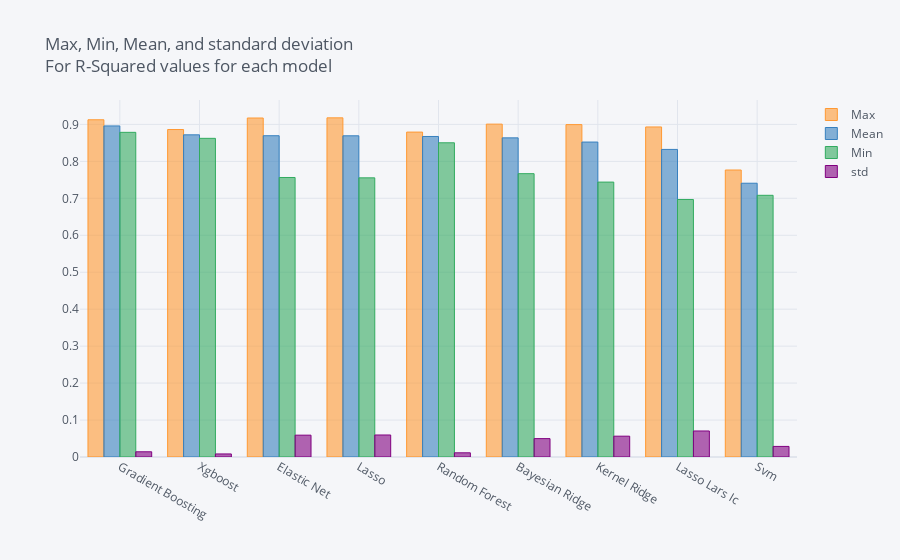
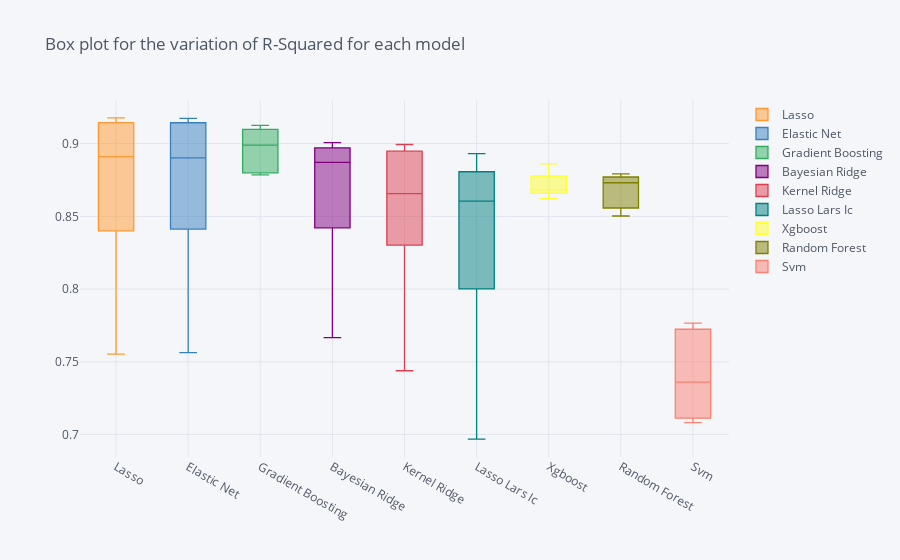
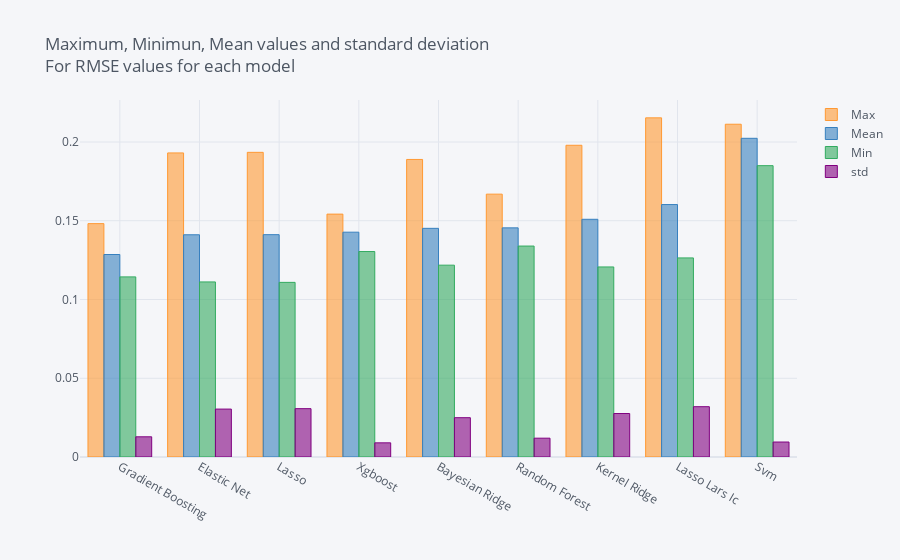
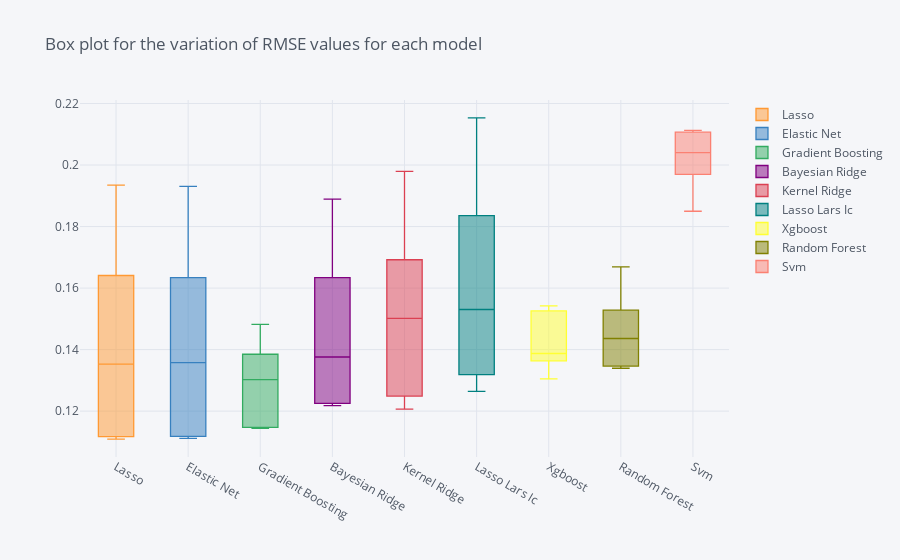

Write notebook code for charts like these, in order.
### Markdown cell above
<a id="4.6"></a>
<h1>Visualize the results of Cross-Validation</h1>

### Code cell
ML.visualize_cv()

### Figure 1 — Plotly figure (JSON) as saved in the notebook; plotly's stock layout.template omitted (floating-point values rounded to 4 significant figures)
{"data": [{"marker": {"color": "rgba(255, 153, 51, 0.6)", "line": {"color": "rgba(255, 153, 51, 1.0)", "width": 1}}, "name": "Max", "orientation": "v", "text": "", "type": "bar", "x": ["Gradient Boosting", "Xgboost", "Elastic Net", "Lasso", "Random Forest", "Bayesian Ridge", "Kernel Ridge", "Lasso Lars Ic", "Svm"], "y": [0.9125, 0.8861, 0.9173, 0.9177, 0.8792, 0.9007, 0.8994, 0.8931, 0.7766]}, {"marker": {"color": "rgba(55, 128, 191, 0.6)", "line": {"color": "rgba(55, 128, 191, 1.0)", "width": 1}}, "name": "Mean", "orientation": "v", "text": "", "type": "bar", "x": ["Gradient Boosting", "Xgboost", "Elastic Net", "Lasso", "Random Forest", "Bayesian Ridge", "Kernel Ridge", "Lasso Lars Ic", "Svm"], "y": [0.8958, 0.8717, 0.8693, 0.8691, 0.8673, 0.8635, 0.8522, 0.8323, 0.7408]}, {"marker": {"color": "rgba(50, 171, 96, 0.6)", "line": {"color": "rgba(50, 171, 96, 1.0)", "width": 1}}, "name": "Min", "orientation": "v", "text": "", "type": "bar", "x": ["Gradient Boosting", "Xgboost", "Elastic Net", "Lasso", "Random Forest", "Bayesian Ridge", "Kernel Ridge", "Lasso Lars Ic", "Svm"], "y": [0.8785, 0.8623, 0.7563, 0.7554, 0.8502, 0.7667, 0.7439, 0.6969, 0.7081]}, {"marker": {"color": "rgba(128, 0, 128, 0.6)", "line": {"color": "rgba(128, 0, 128, 1.0)", "width": 1}}, "name": "std", "orientation": "v", "text": "", "type": "bar", "x": ["Gradient Boosting", "Xgboost", "Elastic Net", "Lasso", "Random Forest", "Bayesian Ridge", "Kernel Ridge", "Lasso Lars Ic", "Svm"], "y": [0.01411, 0.008252, 0.05907, 0.05957, 0.01134, 0.04977, 0.05634, 0.07041, 0.02862]}], "layout": {"legend": {"bgcolor": "#F5F6F9", "font": {"color": "#4D5663"}}, "paper_bgcolor": "#F5F6F9", "plot_bgcolor": "#F5F6F9", "title": {"font": {"color": "#4D5663"}, "text": "Max, Min, Mean, and standard deviation <br>For R-Squared values for each model"}, "xaxis": {"gridcolor": "#E1E5ED", "showgrid": true, "tickfont": {"color": "#4D5663"}, "title": {"font": {"color": "#4D5663"}, "text": ""}, "zerolinecolor": "#E1E5ED"}, "yaxis": {"gridcolor": "#E1E5ED", "showgrid": true, "tickfont": {"color": "#4D5663"}, "title": {"font": {"color": "#4D5663"}, "text": ""}, "zerolinecolor": "#E1E5ED"}}}

### Figure 2 — Plotly figure (JSON) as saved in the notebook; plotly's stock layout.template omitted (floating-point values rounded to 4 significant figures)
{"data": [{"boxpoints": false, "line": {"width": 1.3}, "marker": {"color": "rgba(255, 153, 51, 1.0)"}, "name": "Lasso", "orientation": "v", "type": "box", "y": [0.9177, 0.8683, 0.891, 0.9134, 0.7554]}, {"boxpoints": false, "line": {"width": 1.3}, "marker": {"color": "rgba(55, 128, 191, 1.0)"}, "name": "Elastic Net", "orientation": "v", "type": "box", "y": [0.9173, 0.8696, 0.8902, 0.9133, 0.7563]}, {"boxpoints": false, "line": {"width": 1.3}, "marker": {"color": "rgba(50, 171, 96, 1.0)"}, "name": "Gradient Boosting", "orientation": "v", "type": "box", "y": [0.9125, 0.8785, 0.8989, 0.9089, 0.8804]}, {"boxpoints": false, "line": {"width": 1.3}, "marker": {"color": "rgba(128, 0, 128, 1.0)"}, "name": "Bayesian Ridge", "orientation": "v", "type": "box", "y": [0.9007, 0.8673, 0.8872, 0.8959, 0.7667]}, {"boxpoints": false, "line": {"width": 1.3}, "marker": {"color": "rgba(219, 64, 82, 1.0)"}, "name": "Kernel Ridge", "orientation": "v", "type": "box", "y": [0.8933, 0.859, 0.8656, 0.8994, 0.7439]}, {"boxpoints": false, "line": {"width": 1.3}, "marker": {"color": "rgba(0, 128, 128, 1.0)"}, "name": "Lasso Lars Ic", "orientation": "v", "type": "box", "y": [0.8931, 0.8345, 0.8604, 0.8765, 0.6969]}, {"boxpoints": false, "line": {"width": 1.3}, "marker": {"color": "rgba(255, 255, 51, 1.0)"}, "name": "Xgboost", "orientation": "v", "type": "box", "y": [0.8861, 0.8684, 0.8623, 0.867, 0.875]}, {"boxpoints": false, "line": {"width": 1.3}, "marker": {"color": "rgba(128, 128, 0, 1.0)"}, "name": "Random Forest", "orientation": "v", "type": "box", "y": [0.8792, 0.8502, 0.8731, 0.8763, 0.8576]}, {"boxpoints": false, "line": {"width": 1.3}, "marker": {"color": "rgba(251, 128, 114, 1.0)"}, "name": "Svm", "orientation": "v", "type": "box", "y": [0.771, 0.7766, 0.736, 0.7123, 0.7081]}], "layout": {"legend": {"bgcolor": "#F5F6F9", "font": {"color": "#4D5663"}}, "paper_bgcolor": "#F5F6F9", "plot_bgcolor": "#F5F6F9", "title": {"font": {"color": "#4D5663"}, "text": "Box plot for the variation of R-Squared for each model"}, "xaxis": {"gridcolor": "#E1E5ED", "showgrid": true, "tickfont": {"color": "#4D5663"}, "title": {"font": {"color": "#4D5663"}, "text": ""}, "zerolinecolor": "#E1E5ED"}, "yaxis": {"gridcolor": "#E1E5ED", "showgrid": true, "tickfont": {"color": "#4D5663"}, "title": {"font": {"color": "#4D5663"}, "text": ""}, "zerolinecolor": "#E1E5ED"}}}

### Figure 3 — Plotly figure (JSON) as saved in the notebook; plotly's stock layout.template omitted (floating-point values rounded to 4 significant figures)
{"data": [{"marker": {"color": "rgba(255, 153, 51, 0.6)", "line": {"color": "rgba(255, 153, 51, 1.0)", "width": 1}}, "name": "Max", "orientation": "v", "text": "", "type": "bar", "x": ["Gradient Boosting", "Elastic Net", "Lasso", "Xgboost", "Bayesian Ridge", "Random Forest", "Kernel Ridge", "Lasso Lars Ic", "Svm"], "y": [0.1482, 0.1931, 0.1934, 0.1542, 0.1889, 0.1669, 0.1979, 0.2153, 0.2113]}, {"marker": {"color": "rgba(55, 128, 191, 0.6)", "line": {"color": "rgba(55, 128, 191, 1.0)", "width": 1}}, "name": "Mean", "orientation": "v", "text": "", "type": "bar", "x": ["Gradient Boosting", "Elastic Net", "Lasso", "Xgboost", "Bayesian Ridge", "Random Forest", "Kernel Ridge", "Lasso Lars Ic", "Svm"], "y": [0.1286, 0.1411, 0.1412, 0.1427, 0.1452, 0.1455, 0.1509, 0.1603, 0.2023]}, {"marker": {"color": "rgba(50, 171, 96, 0.6)", "line": {"color": "rgba(50, 171, 96, 1.0)", "width": 1}}, "name": "Min", "orientation": "v", "text": "", "type": "bar", "x": ["Gradient Boosting", "Elastic Net", "Lasso", "Xgboost", "Bayesian Ridge", "Random Forest", "Kernel Ridge", "Lasso Lars Ic", "Svm"], "y": [0.1144, 0.1112, 0.1109, 0.1305, 0.1218, 0.1339, 0.1207, 0.1264, 0.185]}, {"marker": {"color": "rgba(128, 0, 128, 0.6)", "line": {"color": "rgba(128, 0, 128, 1.0)", "width": 1}}, "name": "std", "orientation": "v", "text": "", "type": "bar", "x": ["Gradient Boosting", "Elastic Net", "Lasso", "Xgboost", "Bayesian Ridge", "Random Forest", "Kernel Ridge", "Lasso Lars Ic", "Svm"], "y": [0.01283, 0.03042, 0.03069, 0.008998, 0.02496, 0.01195, 0.0276, 0.03193, 0.009513]}], "layout": {"legend": {"bgcolor": "#F5F6F9", "font": {"color": "#4D5663"}}, "paper_bgcolor": "#F5F6F9", "plot_bgcolor": "#F5F6F9", "title": {"font": {"color": "#4D5663"}, "text": "Maximum, Minimun, Mean values and standard deviation <br>For RMSE values for each model"}, "xaxis": {"gridcolor": "#E1E5ED", "showgrid": true, "tickfont": {"color": "#4D5663"}, "title": {"font": {"color": "#4D5663"}, "text": ""}, "zerolinecolor": "#E1E5ED"}, "yaxis": {"gridcolor": "#E1E5ED", "showgrid": true, "tickfont": {"color": "#4D5663"}, "title": {"font": {"color": "#4D5663"}, "text": ""}, "zerolinecolor": "#E1E5ED"}}}

### Figure 4 — Plotly figure (JSON) as saved in the notebook; plotly's stock layout.template omitted (floating-point values rounded to 4 significant figures)
{"data": [{"boxpoints": false, "line": {"width": 1.3}, "marker": {"color": "rgba(255, 153, 51, 1.0)"}, "name": "Lasso", "orientation": "v", "type": "box", "y": [0.1109, 0.1543, 0.1352, 0.112, 0.1934]}, {"boxpoints": false, "line": {"width": 1.3}, "marker": {"color": "rgba(55, 128, 191, 1.0)"}, "name": "Elastic Net", "orientation": "v", "type": "box", "y": [0.1112, 0.1535, 0.1358, 0.112, 0.1931]}, {"boxpoints": false, "line": {"width": 1.3}, "marker": {"color": "rgba(50, 171, 96, 1.0)"}, "name": "Gradient Boosting", "orientation": "v", "type": "box", "y": [0.1144, 0.1482, 0.1302, 0.1148, 0.1353]}, {"boxpoints": false, "line": {"width": 1.3}, "marker": {"color": "rgba(128, 0, 128, 1.0)"}, "name": "Bayesian Ridge", "orientation": "v", "type": "box", "y": [0.1218, 0.1549, 0.1376, 0.1227, 0.1889]}, {"boxpoints": false, "line": {"width": 1.3}, "marker": {"color": "rgba(219, 64, 82, 1.0)"}, "name": "Kernel Ridge", "orientation": "v", "type": "box", "y": [0.1263, 0.1596, 0.1502, 0.1207, 0.1979]}, {"boxpoints": false, "line": {"width": 1.3}, "marker": {"color": "rgba(0, 128, 128, 1.0)"}, "name": "Lasso Lars Ic", "orientation": "v", "type": "box", "y": [0.1264, 0.1729, 0.153, 0.1337, 0.2153]}, {"boxpoints": false, "line": {"width": 1.3}, "marker": {"color": "rgba(255, 255, 51, 1.0)"}, "name": "Xgboost", "orientation": "v", "type": "box", "y": [0.1305, 0.1542, 0.152, 0.1387, 0.1383]}, {"boxpoints": false, "line": {"width": 1.3}, "marker": {"color": "rgba(128, 128, 0, 1.0)"}, "name": "Random Forest", "orientation": "v", "type": "box", "y": [0.1349, 0.1669, 0.1436, 0.1339, 0.1481]}, {"boxpoints": false, "line": {"width": 1.3}, "marker": {"color": "rgba(251, 128, 114, 1.0)"}, "name": "Svm", "orientation": "v", "type": "box", "y": [0.185, 0.2009, 0.2105, 0.2041, 0.2113]}], "layout": {"legend": {"bgcolor": "#F5F6F9", "font": {"color": "#4D5663"}}, "paper_bgcolor": "#F5F6F9", "plot_bgcolor": "#F5F6F9", "title": {"font": {"color": "#4D5663"}, "text": "Box plot for the variation of RMSE values for each model"}, "xaxis": {"gridcolor": "#E1E5ED", "showgrid": true, "tickfont": {"color": "#4D5663"}, "title": {"font": {"color": "#4D5663"}, "text": ""}, "zerolinecolor": "#E1E5ED"}, "yaxis": {"gridcolor": "#E1E5ED", "showgrid": true, "tickfont": {"color": "#4D5663"}, "title": {"font": {"color": "#4D5663"}, "text": ""}, "zerolinecolor": "#E1E5ED"}}}
